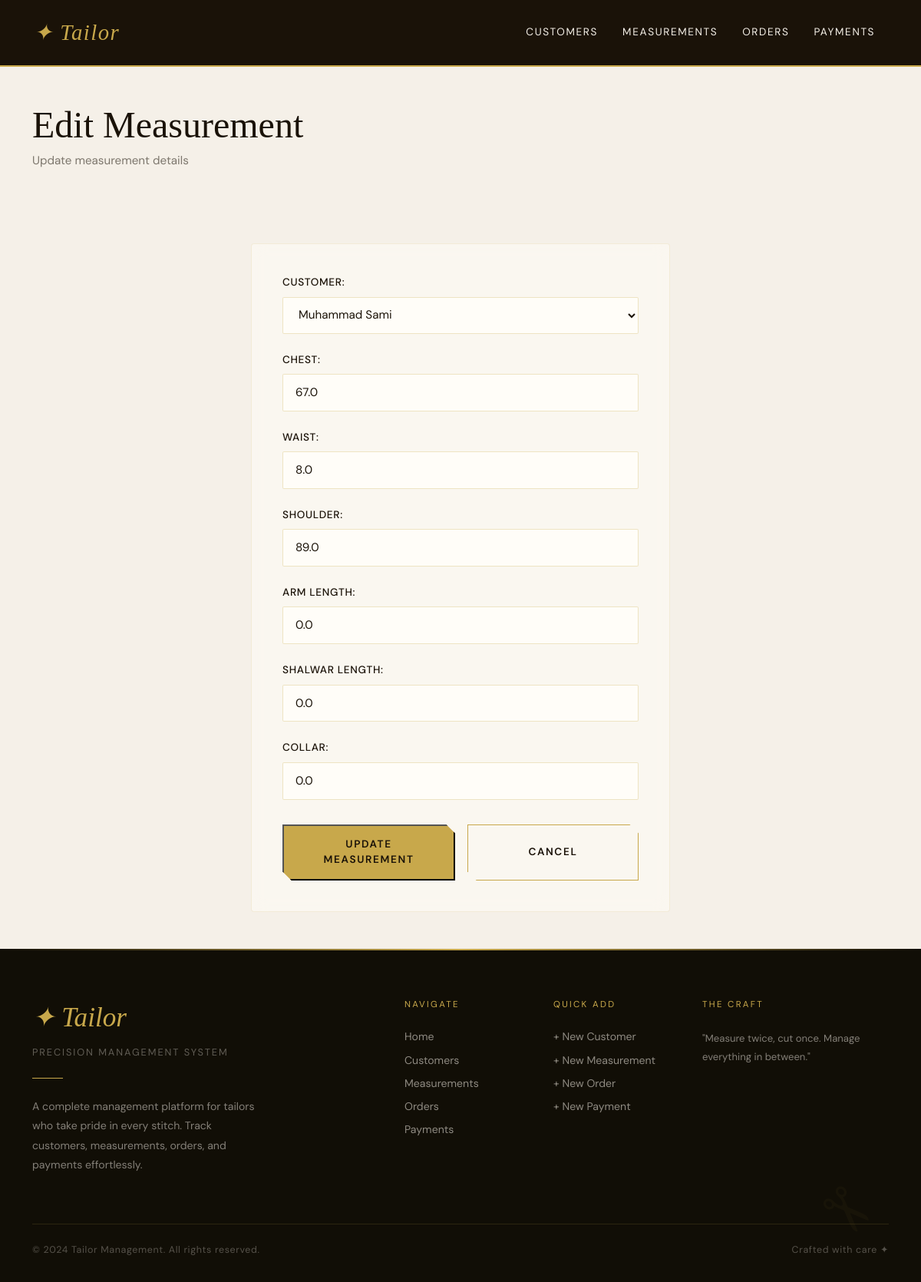
/measurements/1/edit/, run on the app's committed database.
### tailor/models.py (models this page shows, shortened)
class Measurement(models.Model):
    customer = models.ForeignKey(Customer, on_delete=models.CASCADE)
    chest = models.FloatField()
    waist = models.FloatField()
    shoulder = models.FloatField()
    arm_length = models.FloatField()
    shalwar_length = models.FloatField()
    collar = models.FloatField()
    date_taken = models.DateField(auto_now_add=True)

### tailor/views.py (the view)
# urls.py: path('measurements/<int:pk>/edit/', views.MeasurementUpdateView.as_view(), name='measurement-edit'),
class MeasurementUpdateView(generic.UpdateView):
    model = Measurement
    form_class = MeasurementForm
    template_name = 'tailor/measurement_form.html'
    success_url = reverse_lazy('measurement-list')

### tailor/forms.py
class MeasurementForm(forms.ModelForm):
    class Meta:
        model = Measurement
        fields = ['customer', 'chest', 'waist', 'shoulder', 'arm_length', 'shalwar_length', 'collar']

### tailor/models.py (called while the page is built)
    def __str__(self):
        return self.name

### tailor/templates/tailor/measurement_form.html (shortened to what this page needs)
{% extends 'tailor/base.html' %}
{% block content %}
<div class="page-content">
  <div class="container">
    <div class="row mb-5">
      <div class="col-lg-8">
        <h2 class="section-heading">{% if object %}Edit Measurement{% else %}Record New Measurement{% endif %}</h2>
        <p class="section-sub">{{ "Update measurement details"|default:"Record customer body measurements" }}</p>
      </div>
    </div>
    <div class="row justify-content-center">
      <div class="col-lg-6">
        <div class="glass" style="padding: 2.5rem; border: 1px solid rgba(200,168,75,0.15);">
          <form method="post" novalidate>
            {% for field in form %}
              {% if field.widget.input_type != 'hidden' %}
              <div style="margin-bottom: 1.5rem;">
                {{ field.label_tag }}
                {{ field }}
              </div>
              {% endif %}
            {% endfor %}
            <div style="display: flex; gap: 1rem; margin-top: 2rem;">
              <button type="submit" class="hero-cta" style="animation: none; opacity: 1; flex: 1; text-align: center;">
                {% if object %}Update{% else %}Record{% endif %} Measurement
              </button>
              <a href="{% url 'measurement-list' %}" class="hero-cta" style="animation: none; opacity: 1; background: transparent; border: 1px solid var(--gold); color: var(--ink); flex: 1; text-align: center; display: flex; align-items: center; justify-content: center;">
                Cancel
              </a>
            </div>
          </form>
        </div>
      </div>
    </div>
  </div>
</div>
{% endblock %}

### tailor/templates/tailor/base.html (style rules this page uses)
:root { --ink: #1a1208; --cream: #f5f0e8; --gold: #c8a84b; --gold-light: #e8d5a0; --rust: #8b3a2a; --sage: #4a5e4a; --card-bg: #fffdf8; --shadow: rgba(26,18,8,0.12); }
* { margin: 0; padding: 0; box-sizing: border-box; }
body { font-family: 'DM Sans', sans-serif; background: var(--cream); color: var(--ink); overflow-x: hidden; }
.hero-cta { display: inline-flex; align-items: center; gap: 0.75rem; padding: 0.9rem 2.2rem; background: var(--gold); color: var(--ink); font-size: 0.85rem; letter-spacing: 0.12em; text-transform: uppercase; font-weight: 600; text-decoration: none; transition: all 0.3s ease; opacity: 0; animation: fadeUp 0.8s 1s ease forwards; clip-path: polygon(0 0, calc(100% - 12px) 0, 100% 12px, 100% 100%, 12px 100%, 0 calc(100% - 12px)); }
.section-heading { font-family: 'Playfair Display', serif; font-size: clamp(2rem, 4vw, 3.2rem); color: var(--ink); margin-bottom: 0.5rem; line-height: 1.15; }
.section-sub { color: rgba(26,18,8,0.55); font-size: 0.95rem; margin-bottom: 3rem; }
.glass { background: rgba(255,253,248,0.5); backdrop-filter: blur(10px); -webkit-backdrop-filter: blur(10px); border: 1px solid rgba(200,168,75,0.15); border-radius: 4px; }
.page-content { min-height: 40vh; padding: 3rem 0; background: var(--cream); }
form label { display: block; font-size: 0.85rem; letter-spacing: 0.05em; text-transform: uppercase; color: var(--ink); margin-bottom: 0.5rem; font-weight: 500; }
form input[type="text"], form input[type="email"], form input[type="number"], form input[type="date"], form textarea, form select { width: 100%; padding: 0.75rem 1rem; border: 1px solid rgba(200,168,75,0.3); border-radius: 2px; background: var(--card-bg); color: var(--ink); font-family: 'DM Sans', sans-serif; font-size: 0.95rem; transition: border-color 0.3s, box-shadow 0.3s; }

### data on the page
Measurement: form "Muhammad Sami" "67.0" "8.0" "89.0" "0.0" "0.0" "0.0"

### other printed values
{{ field.label_tag }} "CUSTOMER:" "CHEST:" "WAIST:" "SHOULDER:" "ARM LENGTH:" "SHALWAR LENGTH:" "COLLAR:"
